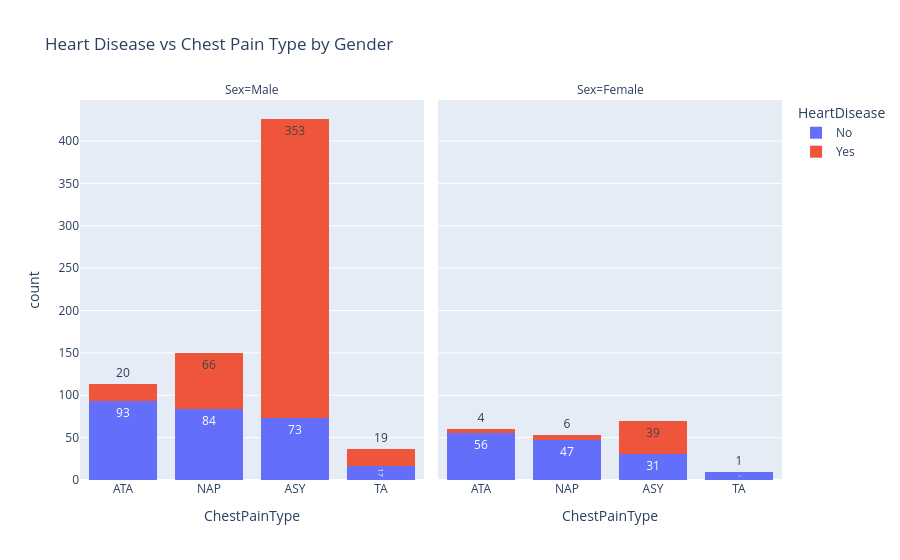

Notebook code for this chart:
### Code cell
fig = px.histogram(df, x='ChestPainType', color='HeartDisease',
                   facet_col='Sex',
                   barmode='stack',
                   title='Heart Disease vs Chest Pain Type by Gender', text_auto=True)
fig.show()

### Figure 1 — Plotly figure (JSON) as saved in the notebook; plotly's stock layout.template omitted (floating-point values rounded to 4 significant figures; data arrays with more than 128 entries replaced by an {"elided": "..."} marker saying what was removed)
{"data": [{"alignmentgroup": "True", "bingroup": "x", "hovertemplate": "HeartDisease=No<br>Sex=Male<br>ChestPainType=%{x}<br>count=%{y}<extra></extra>", "legendgroup": "No", "marker": {"color": "#636efa", "pattern": {"shape": ""}}, "name": "No", "offsetgroup": "No", "orientation": "v", "showlegend": true, "texttemplate": "%{value}", "type": "histogram", "x": {"elided": "267 str values"}, "xaxis": "x", "yaxis": "y"}, {"alignmentgroup": "True", "bingroup": "x", "hovertemplate": "HeartDisease=No<br>Sex=Female<br>ChestPainType=%{x}<br>count=%{y}<extra></extra>", "legendgroup": "No", "marker": {"color": "#636efa", "pattern": {"shape": ""}}, "name": "No", "offsetgroup": "No", "orientation": "v", "showlegend": false, "texttemplate": "%{value}", "type": "histogram", "x": {"elided": "143 str values"}, "xaxis": "x2", "yaxis": "y2"}, {"alignmentgroup": "True", "bingroup": "x", "hovertemplate": "HeartDisease=Yes<br>Sex=Male<br>ChestPainType=%{x}<br>count=%{y}<extra></extra>", "legendgroup": "Yes", "marker": {"color": "#EF553B", "pattern": {"shape": ""}}, "name": "Yes", "offsetgroup": "Yes", "orientation": "v", "showlegend": true, "texttemplate": "%{value}", "type": "histogram", "x": {"elided": "458 str values"}, "xaxis": "x", "yaxis": "y"}, {"alignmentgroup": "True", "bingroup": "x", "hovertemplate": "HeartDisease=Yes<br>Sex=Female<br>ChestPainType=%{x}<br>count=%{y}<extra></extra>", "legendgroup": "Yes", "marker": {"color": "#EF553B", "pattern": {"shape": ""}}, "name": "Yes", "offsetgroup": "Yes", "orientation": "v", "showlegend": false, "texttemplate": "%{value}", "type": "histogram", "x": ["NAP", "ASY", "NAP", "ASY", "ASY", "ASY", "ASY", "NAP", "ATA", "ATA", "NAP", "ASY", "ASY", "ASY", "ASY", "ASY", "ASY", "NAP", "ASY", "TA", "ASY", "ASY", "ASY", "ASY", "ASY", "ASY", "ASY", "ASY", "ASY", "ATA", "ASY", "ASY", "ASY", "ASY", "ASY", "ASY", "ASY", "ASY", "ASY", "ASY", "NAP", "ASY", "ASY", "ASY", "ASY", "ASY", "ASY", "ASY", "ASY", "ATA"], "xaxis": "x2", "yaxis": "y2"}], "layout": {"annotations": [{"font": {}, "showarrow": false, "text": "Sex=Male", "x": 0.245, "xanchor": "center", "xref": "paper", "y": 1, "yanchor": "bottom", "yref": "paper"}, {"font": {}, "showarrow": false, "text": "Sex=Female", "x": 0.755, "xanchor": "center", "xref": "paper", "y": 1, "yanchor": "bottom", "yref": "paper"}], "barmode": "stack", "legend": {"title": {"text": "HeartDisease"}, "tracegroupgap": 0}, "title": {"text": "Heart Disease vs Chest Pain Type by Gender"}, "xaxis": {"anchor": "y", "domain": [0, 0.49], "title": {"text": "ChestPainType"}}, "xaxis2": {"anchor": "y2", "domain": [0.51, 1], "matches": "x", "title": {"text": "ChestPainType"}}, "yaxis": {"anchor": "x", "domain": [0, 1], "title": {"text": "count"}}, "yaxis2": {"anchor": "x2", "domain": [0, 1], "matches": "y", "showticklabels": false}}}
